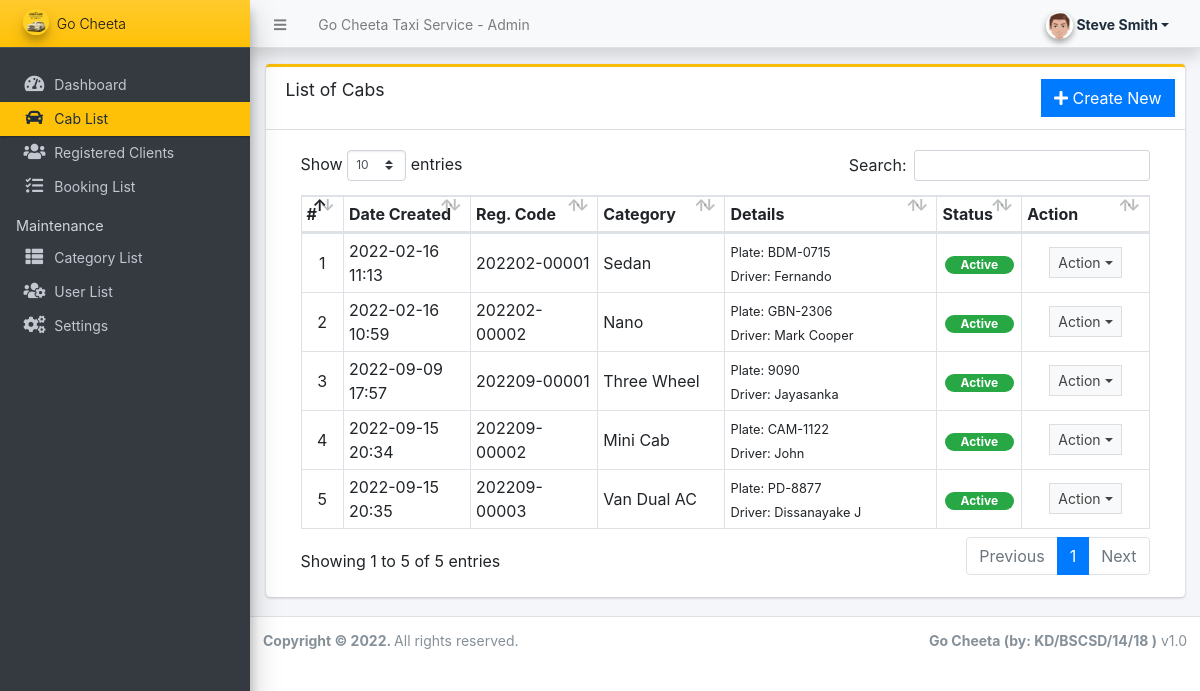
/admin/?page=cabs (signed in), run on the app's committed database.
### tables this page shows
CREATE TABLE `cab_list` (
  `id` int(30) NOT NULL,
  `reg_code` varchar(100) NOT NULL,
  `category_id` int(30) NOT NULL,
  `cab_reg_no` varchar(200) NOT NULL,
  `body_no` varchar(100) NOT NULL,
  `cab_model` text NOT NULL,
  `cab_driver` text NOT NULL,
  `driver_contact` text NOT NULL,
  `driver_address` text NOT NULL,
  `password` text NOT NULL,
  `image_path` text DEFAULT NULL,
  `status` tinyint(1) NOT NULL DEFAULT 1,
  `delete_flag` tinyint(1) NOT NULL DEFAULT 0,
  `date_created` datetime NOT NULL DEFAULT current_timestamp(),
  `date_updated` datetime DEFAULT NULL ON UPDATE current_timestamp()
);

CREATE TABLE `category_list` (
  `id` int(30) NOT NULL,
  `name` text NOT NULL,
  `description` text NOT NULL,
  `delete_flag` tinyint(1) NOT NULL DEFAULT 0,
  `status` tinyint(1) NOT NULL DEFAULT 1,
  `date_created` datetime NOT NULL DEFAULT current_timestamp(),
  `date_updated` datetime DEFAULT NULL ON UPDATE current_timestamp()
);

### admin/cabs/index.php (the view, shortened to what this page needs)
<div class="card card-outline card-warning">
	<div class="card-header">
		<h3 class="card-title">List of Cabs</h3>
		<div class="card-tools">
			<a href="?page=cabs/manage_cab" class="btn btn-flat btn-primary"><span class="fas fa-plus"></span>  Create New</a>
		</div>
	</div>
	<div class="card-body">
		<div class="container-fluid">
        <div class="container-fluid">
			<table class="table table-bordered table-stripped">
				<colgroup>
					<col width="5%">
					<col width="15%">
					<col width="15%">
					<col width="15%">
					<col width="25%">
					<col width="10%">
					<col width="15%">
				</colgroup>
				<thead>
					<tr>
						<th>#</th>
						<th>Date Created</th>
						<th>Reg. Code</th>
						<th>Category</th>
						<th>Details</th>
						<th>Status</th>
						<th>Action</th>
					</tr>
				</thead>
				<tbody>
					<?php
					$i = 1;
						$qry = $conn->query("SELECT c.*,cc.name as category from `cab_list` c inner join category_list cc on c.category_id = cc.id where c.delete_flag = 0 order by (c.`reg_code`) asc ");
						while($row = $qry->fetch_assoc()):
							foreach($row as $k=> $v){
								$row[$k] = trim(stripslashes($v));
							}
					?>
						<tr>
							<td class="text-center"><?php echo $i++; ?></td>
							<td><?php echo date("Y-m-d H:i",strtotime($row['date_created'])) ?></td>
							<td><?php echo ucwords($row['reg_code']) ?></td>
							<td><?php echo ucwords($row['category']) ?></td>
							<td>
								<div>
									<p class="m-0 truncate-1"><small>Plate: <?= $row['cab_reg_no'] ?></small></p>
									<p class="m-0 truncate-1"><small>Driver: <?= $row['cab_driver'] ?></small></p>
								</div>
							</td>
							<td class="text-center">
                                <?php if($row['status'] == 1): ?>
                                    <span class="badge badge-success px-3 rounded-pill">Active</span>
                                <?php else: ?>
                                    <span class="badge badge-danger px-3 rounded-pill">Inactive</span>
                                <?php endif; ?>
                            </td>
							<td align="center">
								 <button type="button" class="btn btn-flat btn-default btn-sm dropdown-toggle dropdown-icon" data-toggle="dropdown">
				                  		Action
				                  </button>
							</td>
						</tr>
					<?php endwhile; ?>
				</tbody>
			</table>
		</div>
		</div>
	</div>
</div>

### data on the page
cab_list: date_created "2022-02-16 11:13", reg_code "202202-00001", category.name "Sedan", cab_reg_no "BDM-0715", cab_driver "Fernando", status "Active"
cab_list: date_created "2022-02-16 10:59", reg_code "202202-00002", category.name "Nano", cab_reg_no "GBN-2306", cab_driver "Mark Cooper", status "Active"
cab_list: date_created "2022-09-09 17:57", reg_code "202209-00001", category.name "Three Wheel", cab_reg_no "9090", cab_driver "Jayasanka", status "Active"
cab_list: date_created "2022-09-15 20:34", reg_code "202209-00002", category.name "Mini Cab", cab_reg_no "CAM-1122", cab_driver "John", status "Active"
cab_list: date_created "2022-09-15 20:35", reg_code "202209-00003", category.name "Van Dual AC", cab_reg_no "PD-8877", cab_driver "Dissanayake J", status "Active"

### other printed values
$_settings->info('name') "Go Cheeta Taxi Service"
$_settings->userdata('firstname').' '.$_settings->userdata('lastname') "Steve Smith"
$_settings->info('short_name') "Go Cheeta"
